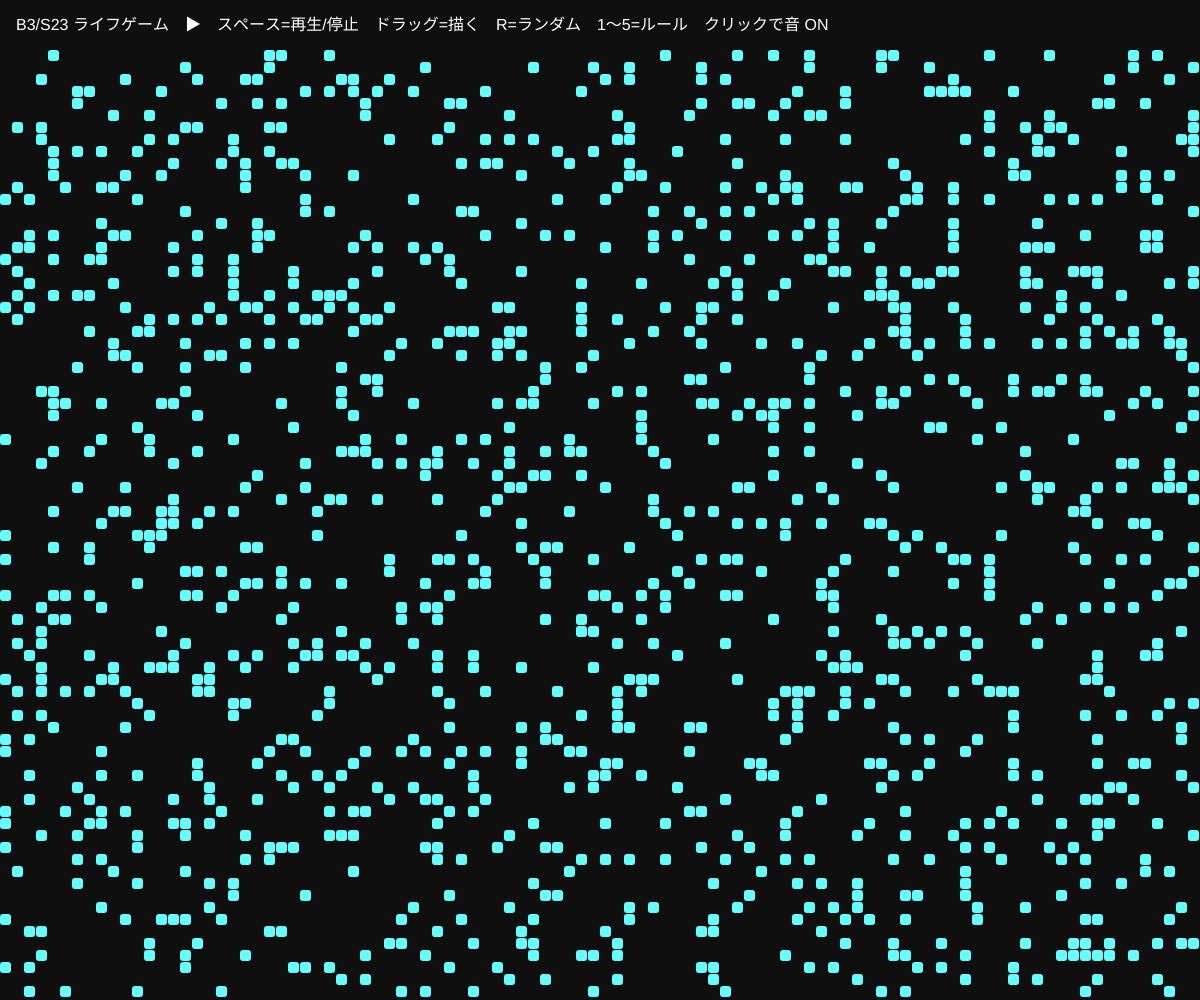
Frame 1 (no input)
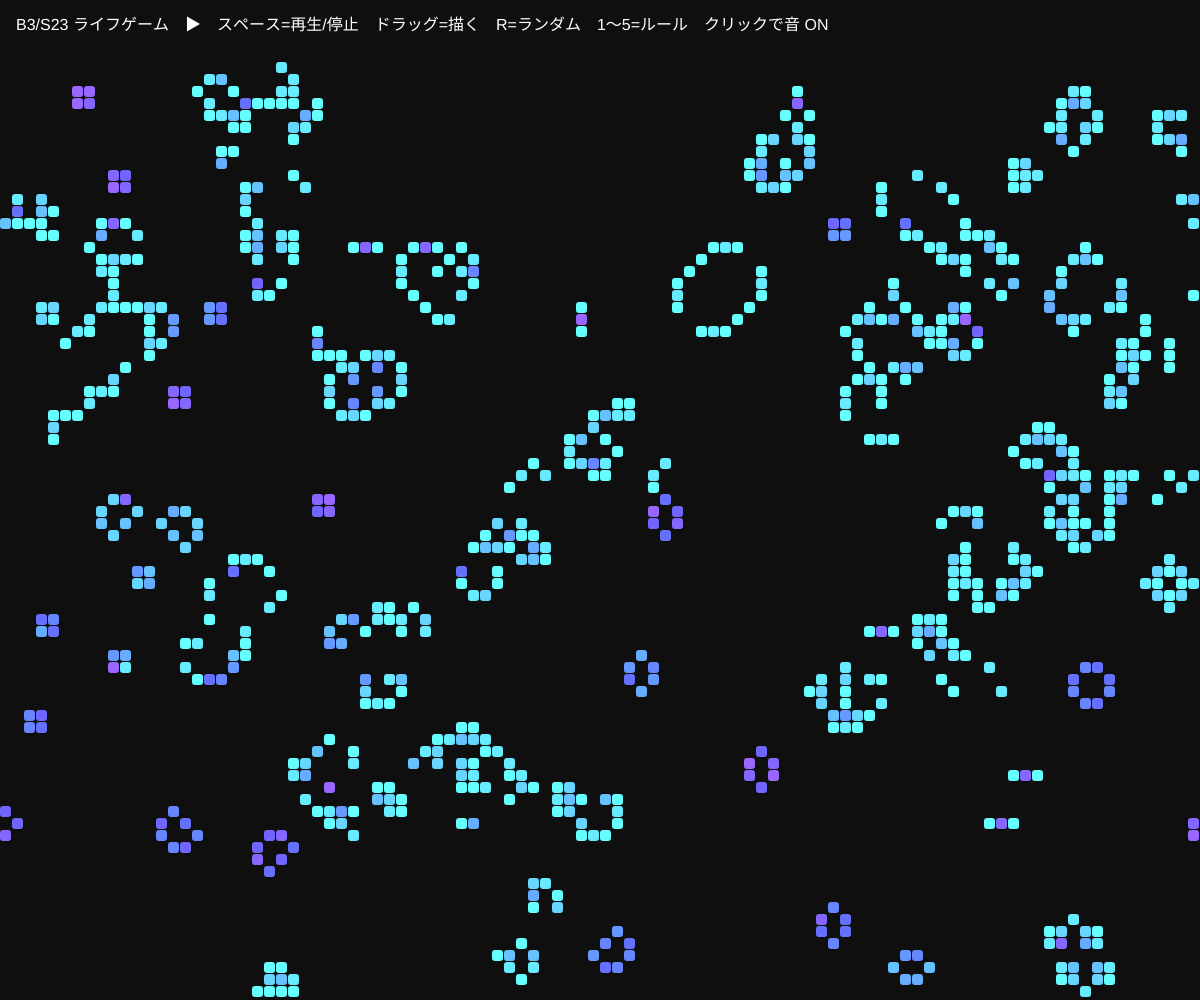
Frame 60 (no input)
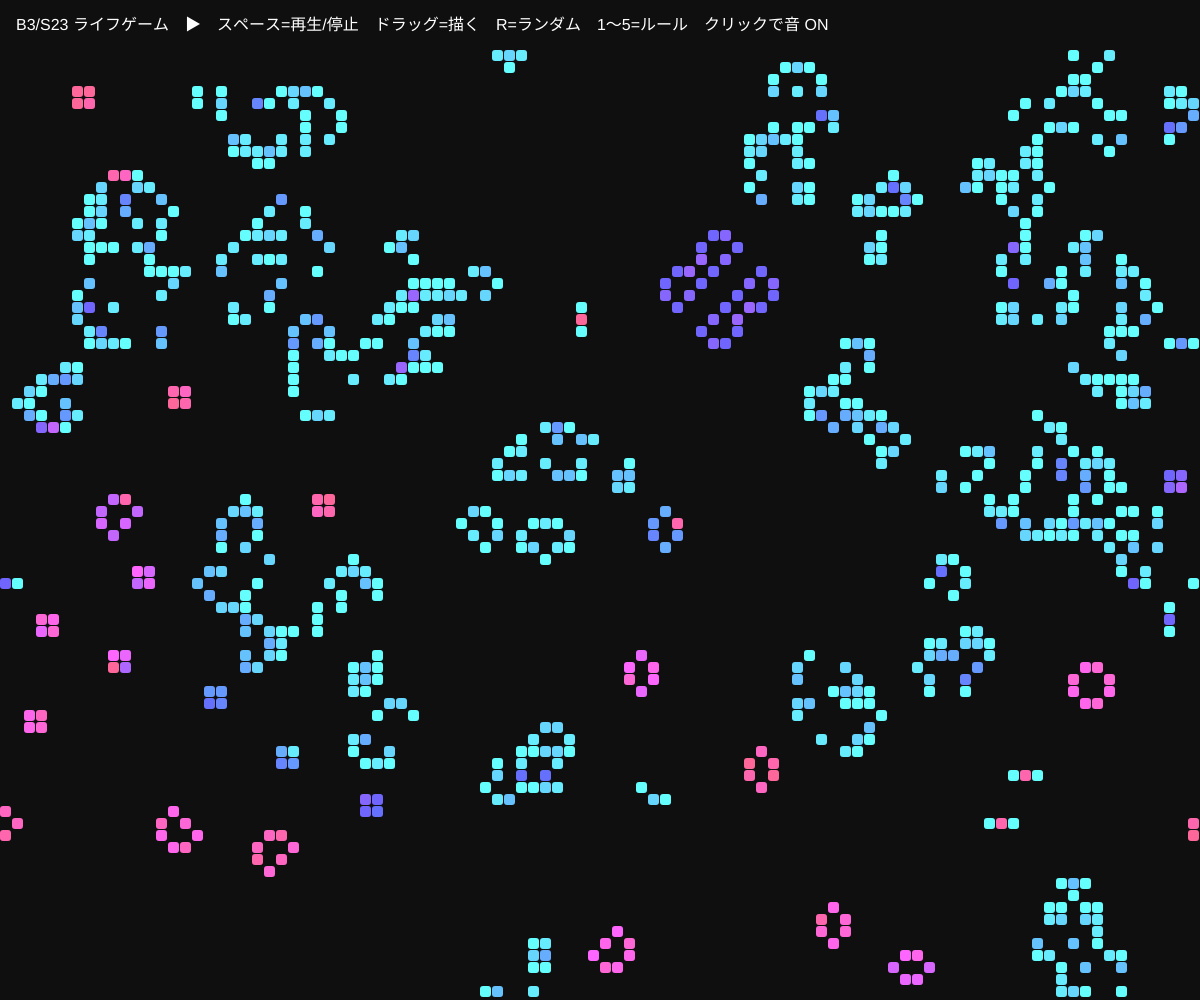
Frame 120 (the mouse pressed at the canvas centre since frame 60)

The p5.js sketch that drew these frames (run headless with seeded random() and noise() and a simulated clock; from frame 60 on, the mouse is pressed at the canvas centre):

// p5.js sketch
// ── sketch.js
// ============================================
// 12 自分の生命ルールをつくる（自由制作のベース）
// ライフゲームのルールは B3/S23（となりが3で誕生、2か3で生存）。
// この数字を変えると、まったく別の「宇宙」が生まれる。セルが生まれると音が鳴る
// ドラッグで描く / スペース = 再生・停止 / R = ランダム / 1〜5 で有名なルール
// ============================================
// ★ のついたところを変えて、自分だけの宇宙をつくろう！

let BIRTH = [3]; // ★ となりが何個のとき生まれるか
let SURVIVE = [2, 3]; // ★ となりが何個のとき生き残るか
let ruleName = 'B3/S23 ライフゲーム';

let presets = {
  1: { b: [3], s: [2, 3], name: 'B3/S23 ライフゲーム' },
  2: { b: [3, 6], s: [2, 3], name: 'B36/S23 ハイライフ（自己複製）' },
  3: { b: [3], s: [1, 2, 3, 4, 5], name: 'B3/S12345 迷路' },
  4: { b: [3, 6, 7, 8], s: [3, 4, 6, 7, 8], name: 'B3678/S34678 昼と夜' },
  5: { b: [2], s: [], name: 'B2/S 種（爆発）' },
};

let cellSize = 12; // ★ セルの大きさ
let cols, rows, grid, age;
let running = true;
let notes = ['C3', 'E3', 'G3', 'B3', 'D4', 'F#4', 'A4', 'C5']; // ★ 誕生の音

function setup() {
  createCanvas(windowWidth, windowHeight);
  colorMode(HSB, 360, 100, 100, 100);
  cols = floor(width / cellSize);
  rows = floor((height - 50) / cellSize);
  grid = make2D();
  age = make2D();
  randomize(0.15);
}

function make2D() {
  let a = [];
  for (let x = 0; x < cols; x++) a.push(new Array(rows).fill(0));
  return a;
}
function randomize(p) {
  for (let x = 0; x < cols; x++) for (let y = 0; y < rows; y++) grid[x][y] = random() < p ? 1 : 0;
}

function draw() {
  background(0, 0, 6);
  if (running && frameCount % 6 === 0) nextGeneration(); // ★ 6 を小さくすると速い

  noStroke();
  for (let x = 0; x < cols; x++) {
    for (let y = 0; y < rows; y++) {
      if (grid[x][y]) {
        fill((age[x][y] * 8 + 180) % 360, 60, 100); // ★ 色：年齢で変わる
        rect(x * cellSize, 50 + y * cellSize, cellSize - 1, cellSize - 1, 3); // ★ 図形
      }
    }
  }
  fill(0, 0, 100);
  textSize(16);
  text(ruleName + '　' + (running ? '▶' : '❚❚') + '　スペース=再生/停止　ドラッグ=描く　R=ランダム　1〜5=ルール　クリックで音 ON', 16, 30);
}

function nextGeneration() {
  let next = make2D();
  let births = 0;
  for (let x = 0; x < cols; x++) {
    for (let y = 0; y < rows; y++) {
      let n = 0;
      for (let i = -1; i <= 1; i++) for (let j = -1; j <= 1; j++) {
        if (i || j) n += grid[(x + i + cols) % cols][(y + j + rows) % rows];
      }
      if (grid[x][y] === 1 && SURVIVE.includes(n)) {
        next[x][y] = 1;
        age[x][y]++;
      } else if (grid[x][y] === 0 && BIRTH.includes(n)) {
        next[x][y] = 1;
        age[x][y] = 0;
        births++;
      }
    }
  }
  grid = next;
  // 生まれた数で音を鳴らす（多すぎると鳴らしすぎるので上限）
  if (audioCtx && births > 0) {
    let k = min(births, 4);
    for (let i = 0; i < k; i++) playNote(random(notes), 0.08, 0.3, 'sine');
  }
}

function mousePressed() {
  startAudio();
  paint();
}
function mouseDragged() {
  paint();
}
function paint() {
  let x = floor(mouseX / cellSize), y = floor((mouseY - 50) / cellSize);
  if (x >= 0 && x < cols && y >= 0 && y < rows) grid[x][y] = 1;
}

function keyPressed() {
  if (key === ' ') running = !running;
  if (key === 'r' || key === 'R') randomize(0.15);
  if (key === 'c' || key === 'C') grid = make2D();
  if (presets[key]) {
    BIRTH = presets[key].b;
    SURVIVE = presets[key].s;
    ruleName = presets[key].name;
  }
}

// ---------- 自由制作のアイデア ----------
// ・BIRTH と SURVIVE を自分で決めて、面白い宇宙を探す（B3/S23 以外に 2^18 通りある）
// ・セルを rect から circle や文字にする。年齢で大きさを変える
// ・11 のマイクと組み合わせて、声でセルをランダムに生み出す
// ・10 のように、再生バーで音を鳴らす


// ==================================================
// ここから下は「音を鳴らすための道具」です
// （中身は読まなくても OK。消さないでね）
// ==================================================
let audioCtx, masterOut;

// 音を出す準備（クリックやキーを押したときに呼ぶ）
function startAudio() {
  if (!audioCtx) {
    audioCtx = new AudioContext();
    masterOut = audioCtx.createDynamicsCompressor(); // 音割れを防ぐ
    masterOut.connect(audioCtx.destination);
  }
  audioCtx.resume();
}

// 音を1つ鳴らす： playNote('C4', 音の大きさ 0〜1, 長さ[秒], 音色, 鳴らす時刻)
// 音色は 'sine' 'triangle' 'sawtooth' 'square' から選べる
function playNote(note, volume = 0.3, duration = 0.3, type = 'triangle', when) {
  if (!audioCtx) return;
  let t = when === undefined ? audioCtx.currentTime : when;
  let osc = audioCtx.createOscillator();
  let amp = audioCtx.createGain();
  osc.type = type;
  osc.frequency.value = typeof note === 'number' ? note : noteToFreq(note);
  amp.gain.setValueAtTime(0.0001, t);
  amp.gain.exponentialRampToValueAtTime(volume, t + 0.01); // すぐ大きく
  amp.gain.exponentialRampToValueAtTime(0.0001, t + duration); // だんだん小さく
  osc.connect(amp);
  amp.connect(masterOut);
  osc.start(t);
  osc.stop(t + duration + 0.05);
}

// 音名（'C4' や 'F#3'）を周波数（Hz）に変える
function noteToFreq(note) {
  let steps = { C: 0, D: 2, E: 4, F: 5, G: 7, A: 9, B: 11 };
  let n = steps[note[0]];
  if (note[1] === '#') n = n + 1;
  if (note[1] === 'b') n = n - 1;
  let octave = parseInt(note.slice(-1));
  return 440 * Math.pow(2, (n + (octave + 1) * 12 - 69) / 12); // ラ(A4) = 440Hz が基準
}
